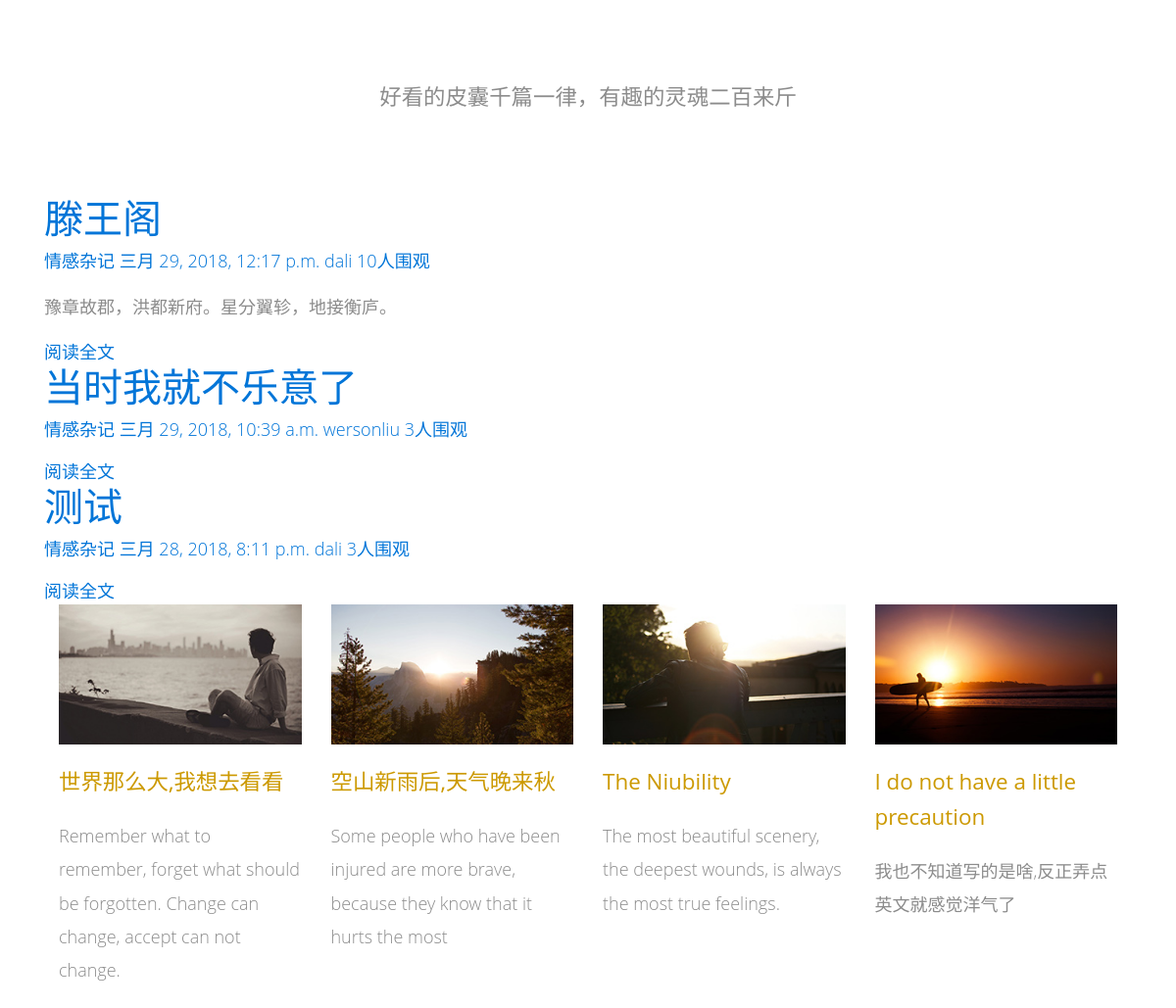
The app's page /category/1/ (middle part), older data.
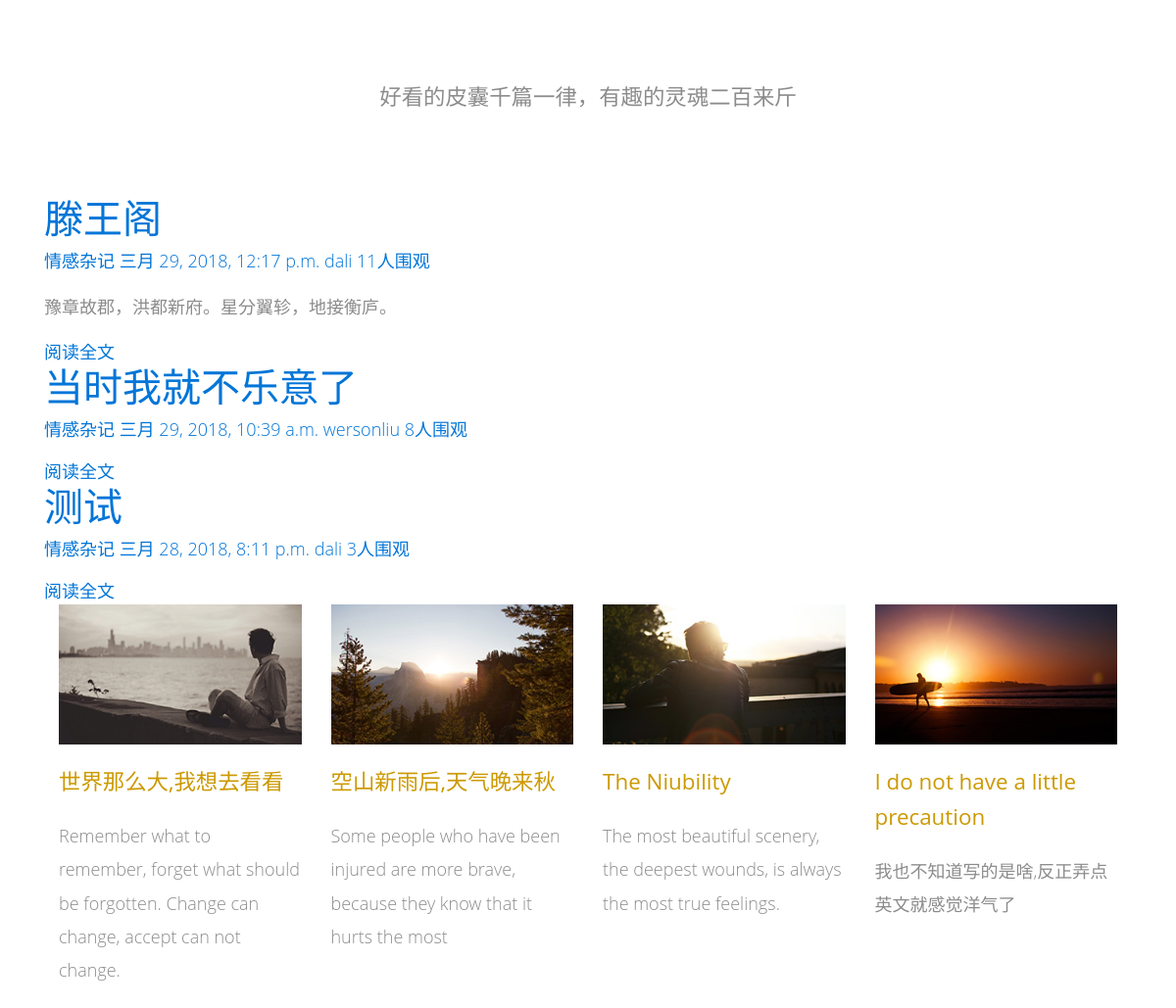
The same page, newer data.
### blog/models.py (models this page shows, shortened)
@python_2_unicode_compatible
class Post(models.Model):
    title = models.CharField(max_length=70, verbose_name=u"标题")
    body = models.TextField(verbose_name=u"正文")
    created_time = models.DateTimeField(verbose_name=u"创建时间")
    modified_time = models.DateTimeField(verbose_name=u"修改时间")
    excerpt = models.CharField(max_length=200, blank=True, verbose_name=u"摘要")
    category = models.ForeignKey(Category, verbose_name=u"分类")
    tags = models.ManyToManyField(Tag, verbose_name=u"标签")
    author = models.ForeignKey(User, verbose_name=u"作者")
    views = models.PositiveIntegerField(default=0)
    class Meta:
        verbose_name = u"文章信息"
        verbose_name_plural = verbose_name
    def get_absolute_url(self):
        return reverse('blog:detail', kwargs={'pk': self.pk})

@python_2_unicode_compatible
class Category(models.Model):
    name = models.CharField(max_length=100, verbose_name=u"分类")
    def __str__(self):
        return self.name

### blog/views.py (the view)
# urls.py: url(r'^category/(?P<pk>[0-9]+)/$', views.category, name='category'),
def category(request, pk):
    cate = get_object_or_404(Category, pk=pk)
    post_list_category = Post.objects.filter(category=cate).order_by('-created_time')
    return render(request, 'category.html', context={'post_list': post_list_category})

### templates/category.html (shortened to what this page needs)
{% load staticfiles %}
{% load markdown_deux_tags %}
<!DOCTYPE html>
<html>
<head>
    <link rel="stylesheet" href="{% static 'css/bootstrap.min.css' %}">
    <link rel="stylesheet" href="{% static 'css/templatemo-style.css' %}">
    <link rel="stylesheet" href="{% static 'css/github.css' %}">
</head>
<body>
<section class="tm-section">
    <div class="container-fluid">
        <div class="row">
            <div class="col-xs-12 col-sm-12 col-md-12 col-lg-12 text-xs-center">
                <p class="tm-subtitle">好看的皮囊千篇一律，有趣的灵魂二百来斤</p>
            </div>
        </div>
        <div class="row">
            {% for post in post_list %}
                <article class="post post-1">
                    <header class="entry-header">
                        <h1 class="entry-title"><a href="{{ post.get_absolute_url }}">{{ post.title }}</a></h1>
                        <div class="entry-meta">
                            <span class="post-category"><a href="#">{{ post.category }}</a></span>
                            <span class="post-date"><a href="#"><time class="entry-date"
                                                                      datetime="{{ post.created_time }}">{{ post.created_time }}</time></a></span>
                            <span class="post-author"><a href="#">{{ post.author }}</a></span>
                            <span class="views-count"><a href="#">{{ post.views }}人围观</a></span>
                        </div>
                    </header>
                    <div class="entry-content clearfix">
                        <p>{{ post.excerpt|markdown }}</p>
                        <div class="read-more cl-effect-14">
                            <a href="{{ post.get_absolute_url }}" class="more-link">阅读全文</a>
                        </div>
                    </div>
                </article>
            {% endfor %}
        </div>
        <div class="row">
            <div class="col-xs-12 col-sm-6 col-md-6 col-lg-3 col-xl-3">
                <div class="tm-content-box">
                    <img src="{% static 'img/tm-img-310x180-1.jpg' %}" alt="Image" class="tm-margin-b-20 img-fluid">
                    <h4 class="tm-margin-b-20 tm-gold-text">世界那么大,我想去看看</h4>
                    <p class="tm-margin-b-20">Remember what to remember, forget what should be forgotten. Change can
                        change, accept can not change.</p>
                </div>
            </div>
            <div class="col-xs-12 col-sm-6 col-md-6 col-lg-3 col-xl-3">
                <div class="tm-content-box">
                    <img src="{% static 'img/tm-img-310x180-2.jpg' %}" alt="Image" class="tm-margin-b-20 img-fluid">
                    <h4 class="tm-margin-b-20 tm-gold-text">空山新雨后,天气晚来秋</h4>
                    <p class="tm-margin-b-20">Some people who have been injured are more brave, because they know that
                        it hurts the most</p>
                </div>
            </div>
            <div class="col-xs-12 col-sm-6 col-md-6 col-lg-3 col-xl-3">
                <div class="tm-content-box">
                    <img src="{% static 'img/tm-img-310x180-3.jpg' %}" alt="Image" class="tm-margin-b-20 img-fluid">
                    <h4 class="tm-margin-b-20 tm-gold-text">The Niubility</h4>
                    <p class="tm-margin-b-20">The most beautiful scenery, the deepest wounds, is always the most true
                        feelings.</p>
                </div>
            </div>
            <div class="col-xs-12 col-sm-6 col-md-6 col-lg-3 col-xl-3">
                <div class="tm-content-box">
                    <img src="{% static 'img/tm-img-310x180-4.jpg' %}" alt="Image" class="tm-margin-b-20 img-fluid">
                    <h4 class="tm-margin-b-20 tm-gold-text">I do not have a little precaution</h4>
                    <p class="tm-margin-b-20">我也不知道写的是啥,反正弄点英文就感觉洋气了</p>
                </div>
            </div>
        </div>
    </div>
</section>
</body>
</html>

Row changes from the older to the newer data that the page shows:
changed Post "滕王阁": views "10" → "11"
changed Post "当时我就不乐意了": views "3" → "8"
